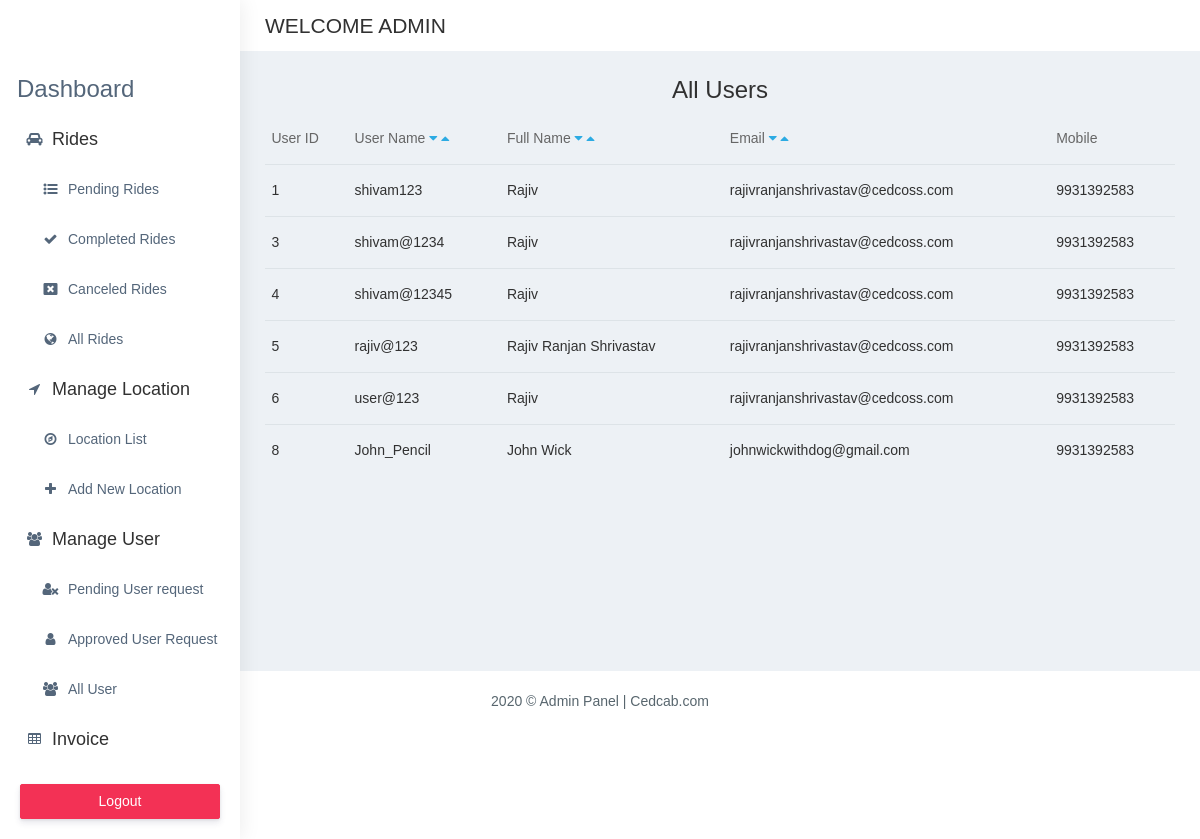
The page /admin/allUser.php (signed in) on the database its author committed.
### tables this page shows
CREATE TABLE `tbl_user` (
  `user_id` int(20) NOT NULL,
  `username` varchar(50) NOT NULL,
  `name` varchar(50) NOT NULL,
  `email` varchar(50) NOT NULL,
  `dateofsignup` datetime NOT NULL,
  `mobile` varchar(50) NOT NULL,
  `isblock` tinyint(1) NOT NULL,
  `password` varchar(50) NOT NULL,
  `is_admin` tinyint(1) NOT NULL
);

### user.class.php (called while the page is built, shortened)
<?php
class User
{
    public $conn;
    public function __construct()
    {
        $this->conn = mysqli_connect(DB_SERVER, DB_USER, DB_PASS, DB_NAME) or die('Connection Error! ' . mysqli_error($this->conn));
    }
    public function allUsers(){
        $query=mysqli_query($this->conn,"SELECT *FROM tbl_user where is_admin='0'");
            $result=$query->num_rows;
            if($result>0){
                return $query;
            }
    }
}
?>

### admin/allUser.php (the view, shortened to what this page needs)
<?php
include_once '../user.class.php';
$user=new User();
?>
<?php include_once './sidebar.php'?>
        <div class="container-fluid">
            <h2 class="text-center">All Users</h2>
                            <div class="table-responsive">
                                <table class="table no-wrap">
                                    <thead>
                                    <tr>
                                        <th class="border-top-0">User ID</th>
                                            <th class="border-top-0">User Name
                                            <a href="allUser.php?sort=ASC&for=username">
                                             <i class="fa fa-caret-down" aria-hidden="true"></i>  </a>
                                             <a href="allUser.php?sort=DESC&for=username">
                                             <i class="fa fa-caret-up" aria-hidden="true"></i>  </a></th>
                                            <th class="border-top-0">Full Name
                                             <a href="allUser.php?sort=ASC&for=name">
                                             <i class="fa fa-caret-down" aria-hidden="true"></i>  </a>
                                             <a href="allUser.php?sort=DESC&for=name">
                                             <i class="fa fa-caret-up" aria-hidden="true"></i>  </a></th>
                                            <th class="border-top-0">Email
                                            <a href="allUser.php?sort=ASC&for=email">
                                             <i class="fa fa-caret-down" aria-hidden="true"></i>  </a>
                                             <a href="allUser.php?sort=DESC&for=email">
                                             <i class="fa fa-caret-up" aria-hidden="true"></i>  </a></th>
                                            <th class="border-top-0">Mobile</th>
                                        </tr>
                                    </thead>
                                    <tbody>
                                    <?php
                                        include_once '../user.class.php';
                                        $recordSort=new User();
                                          if(isset($_GET['sort'])) {
                                            $sort=$_GET['sort'];
                                            $action=$_GET['for'];
                                            $data=$recordSort->sortAllUser($sort,$action);
                                         foreach($data as $element) {
                                             $userID= $element['user_id'];
                                             $username= $element['username'];
                                             $fullname= $element['name'];
                                             $email= $element['email'];
                                             $mobile= $element['mobile'];
                                             $html="<tr>";
                                             $html.="<td class='text-dark'>$userID</td>";
                                             $html.="<td class='text-dark'>$username</td>";
                                             $html.="<td class='text-dark'>$fullname</td>";
                                             $html.="<td class='text-dark'>$email</td>";
                                             $html.="<td class='text-dark'>$mobile</td>";
                                             $html.="</tr>";
                                             echo $html;
                                         }
                                          }else {
                                        $data=$user->allUsers();
                                        foreach($data as $element) {
                                            $userID= $element['user_id'];
                                            $username= $element['username'];
                                            $fullname= $element['name'];
                                            $email= $element['email'];
                                            $mobile= $element['mobile'];
                                            $html="<tr>";
                                            $html.="<td class='text-dark'>$userID</td>";
                                            $html.="<td class='text-dark'>$username</td>";
                                            $html.="<td class='text-dark'>$fullname</td>";
                                            $html.="<td class='text-dark'>$email</td>";
                                            $html.="<td class='text-dark'>$mobile</td>";
                                            $html.="</tr>";
                                            echo $html;
                                        }
                                    }
                                       ?>
                                    </tbody>
                                </table>
                            </div>
                        </div>
                    </div>
                </div>
            <footer class="footer text-center"> 2020 © Admin Panel | Cedcab.com
            </footer>
</body>
</html>

### rows shown on the page
tbl_user: user_id "1", username "shivam123", name "Rajiv", email "rajivranjanshrivastav@cedcoss.com", mobile "9931392583"
tbl_user: user_id "3", username "shivam@1234", name "Rajiv", email "rajivranjanshrivastav@cedcoss.com", mobile "9931392583"
tbl_user: user_id "4", username "shivam@12345", name "Rajiv", email "rajivranjanshrivastav@cedcoss.com", mobile "9931392583"
tbl_user: user_id "5", username "rajiv@123", name "Rajiv Ranjan Shrivastav", email "rajivranjanshrivastav@cedcoss.com", mobile "9931392583"
tbl_user: user_id "6", username "user@123", name "Rajiv", email "rajivranjanshrivastav@cedcoss.com", mobile "9931392583"
tbl_user: user_id "8", username "John_Pencil", name "John Wick", email "johnwickwithdog@gmail.com", mobile "9931392583"
